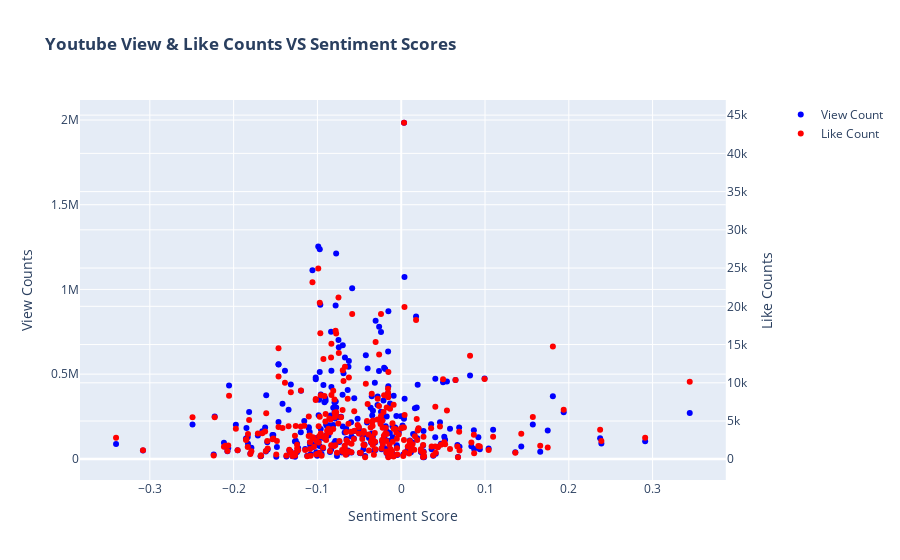

Write notebook code for a chart like this one.
### Markdown cell above
The interactive graph displaying video information hover text can be

### Code cell
fig = make_subplots(specs=[[{'secondary_y': True}]])

fig.add_trace(
        go.Scatter(
        x=video_comp_sentiments['avg_comp_sentiment'],
        y=video_comp_sentiments['vid_viewcount'],
        name='View Count',
        mode='markers',
        marker_color='Blue',
        text=video_comp_sentiments['vid_title'],
        hovertemplate='<b>%{text}</b> <br>Sentiment Value: %{x} <br>View Count: %{y}'),
        secondary_y=False
)

fig.add_trace(go.Scatter(
    x=video_comp_sentiments['avg_comp_sentiment'],
    y=video_comp_sentiments['vid_likecount'],
    name='Like Count',
    mode='markers',
    marker_color='Red',
    text=video_comp_sentiments['vid_title'],
    hovertemplate='<b>%{text}</b> <br>Sentiment Value: %{x} <br>Like Count: %{y}'),
    secondary_y=True
)

fig.update_layout(
    title="<b>Youtube View & Like Counts VS Sentiment Scores<b>",
    xaxis_title="Sentiment Score"
    # legend_title="Legend Title"
)

fig.update_yaxes(title_text="View Counts", secondary_y=False)
fig.update_yaxes(title_text="Like Counts", secondary_y=True)

fig.show(renderer='vscode')

### Figure 1 — Plotly figure (JSON) as saved in the notebook; plotly's stock layout.template omitted (floating-point values rounded to 4 significant figures; data arrays with more than 128 entries replaced by an {"elided": "..."} marker saying what was removed)
{"data": [{"hovertemplate": "<b>%{text}</b> <br>Sentiment Value: %{x} <br>View Count: %{y}", "marker": {"color": "Blue"}, "mode": "markers", "name": "View Count", "text": {"elided": "285 str values"}, "type": "scatter", "x": {"elided": "285 float values"}, "xaxis": "x", "y": {"elided": "285 int values"}, "yaxis": "y"}, {"hovertemplate": "<b>%{text}</b> <br>Sentiment Value: %{x} <br>Like Count: %{y}", "marker": {"color": "Red"}, "mode": "markers", "name": "Like Count", "text": {"elided": "285 str values"}, "type": "scatter", "x": {"elided": "285 float values"}, "xaxis": "x", "y": {"elided": "285 int values"}, "yaxis": "y2"}], "layout": {"title": {"text": "<b>Youtube View & Like Counts VS Sentiment Scores<b>"}, "xaxis": {"anchor": "y", "domain": [0, 0.94], "title": {"text": "Sentiment Score"}}, "yaxis": {"anchor": "x", "domain": [0, 1], "title": {"text": "View Counts"}}, "yaxis2": {"anchor": "x", "overlaying": "y", "side": "right", "title": {"text": "Like Counts"}}}}
